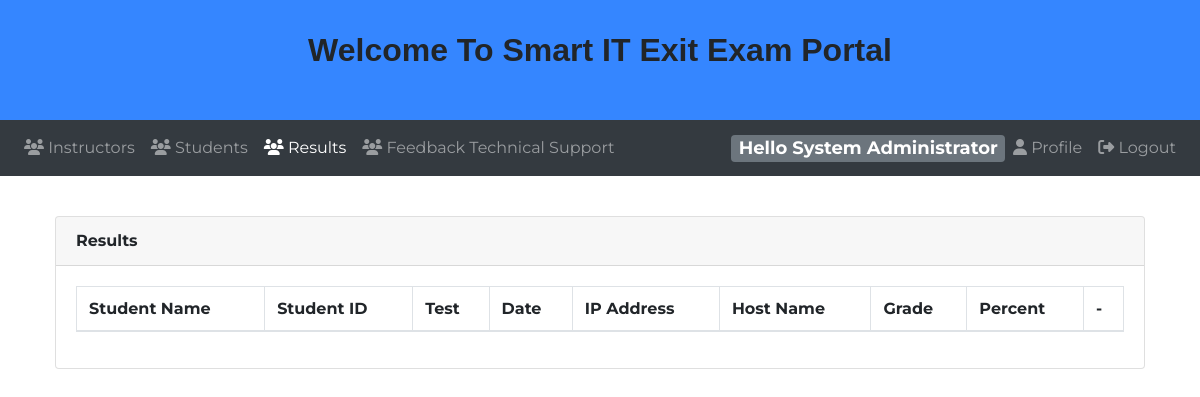
The app's page /instructor/?results (signed in), older data.
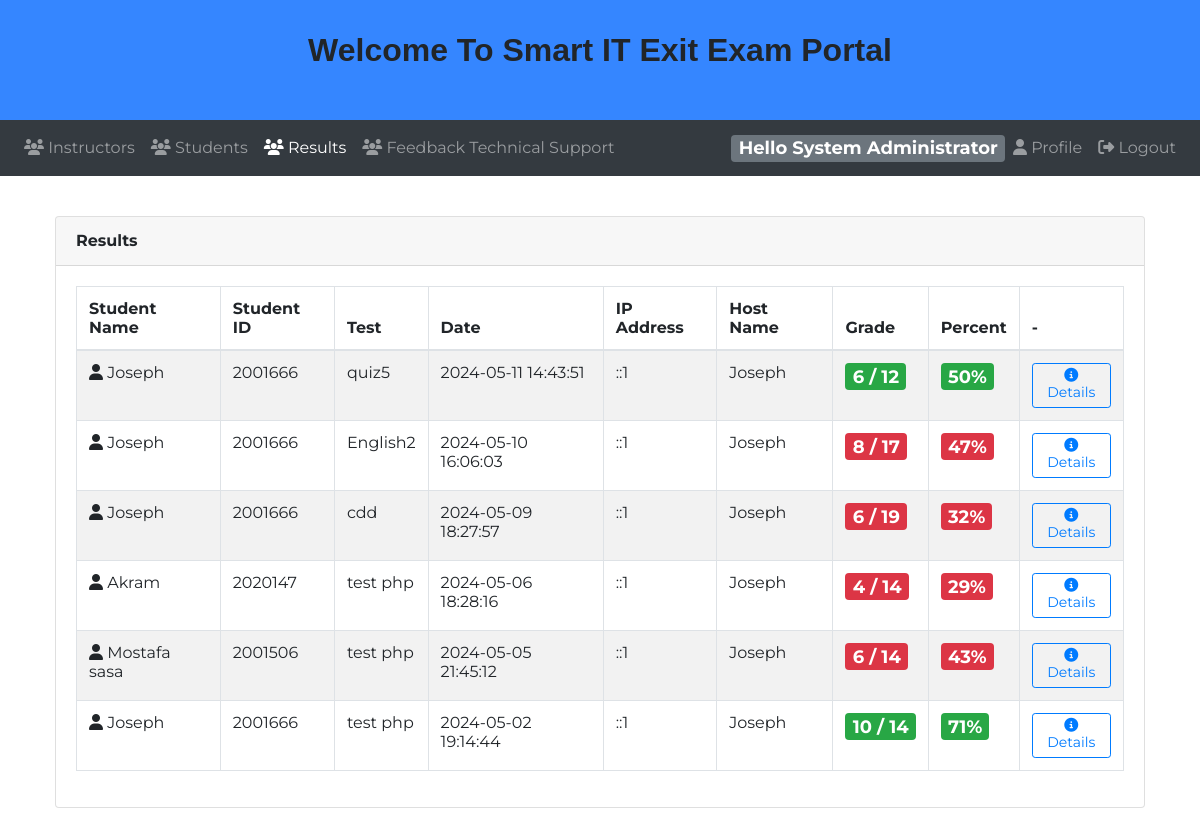
The same page, newer data.
### tables this page shows
CREATE TABLE `instructor` (
  `id` int(11) NOT NULL,
  `name` varchar(120) NOT NULL,
  `email` varchar(120) NOT NULL,
  `password` varchar(100) NOT NULL,
  `phone` varchar(13) NOT NULL,
  `password_token` varchar(100) DEFAULT NULL,
  `token_expire` timestamp NULL DEFAULT NULL,
  `suspended` int(11) NOT NULL DEFAULT 0,
  `isAdmin` tinyint(1) NOT NULL DEFAULT 0
);

CREATE TABLE `result` (
  `id` int(11) NOT NULL,
  `studentID` int(11) NOT NULL,
  `testID` int(11) NOT NULL,
  `groupID` int(11) DEFAULT NULL,
  `settingID` int(11) DEFAULT NULL,
  `startTime` timestamp NOT NULL DEFAULT current_timestamp(),
  `endTime` timestamp NULL DEFAULT NULL,
  `isTemp` tinyint(1) NOT NULL DEFAULT 1,
  `hostname` varchar(255) DEFAULT NULL,
  `ipaddr` varchar(15) DEFAULT NULL
);

CREATE TABLE `student` (
  `id` int(11) NOT NULL,
  `name` varchar(255) DEFAULT NULL,
  `email` varchar(255) DEFAULT NULL,
  `phone` varchar(255) DEFAULT NULL,
  `password` varchar(255) DEFAULT NULL,
  `password_token` varchar(100) DEFAULT NULL,
  `token_expire` timestamp NULL DEFAULT NULL,
  `suspended` tinyint(1) DEFAULT 0,
  `sessionID` varchar(100) DEFAULT NULL
);

CREATE TABLE `test` (
  `id` int(11) NOT NULL,
  `name` varchar(255) DEFAULT NULL,
  `courseID` int(11) DEFAULT NULL,
  `deleted` tinyint(1) DEFAULT 0,
  `instructorID` int(11) DEFAULT NULL
);

### instructor/app/model/dbh.class.php (called while the page is built)
<?php
class dbh {
  public $host = "localhost";
  public $username = "root";
  public $pwd = "";
  public $dbName = "o6u_onlineq";
  public function connect(){
    $conn = 'mysql:host=' . $this->host . ';dbname=' . $this->dbName;
    $pdo = new PDO($conn,$this->username,$this->pwd);
    return $pdo;
  }
}

### instructor/app/model/instructor.class.php (called while the page is built, shortened)
<?php
class instructor extends dbh{
  public function getByEmail($email)
   {
    $stmt = $this->connect()->prepare("SELECT id,name, password, email, phone, isAdmin FROM instructor where email = :email");
    $stmt->bindparam(":email",$email);
    $stmt->execute();
    $result=$stmt->fetchAll(PDO::FETCH_OBJ);
    return $result[0];
   }
}

### instructor/app/model/result.class.php (called while the page is built, shortened)
<?php
class result extends dbh{
    public function getAll(){
        if($_SESSION['mydata']->isAdmin){
          $stmt = $this->connect()->prepare("SELECT r.id,r.testID,t.name AS testName,s.name AS studentName,r.studentID,r.startTime,r.endTime,
                               (select name from student where id = r.studentID) AS student,ipaddr,hostname,
                                  getResultGrade(r.id) AS FinalGrade,
                                  getResultMaxGrade(r.id) TestDegree
                                   FROM result r
                                   INNER JOIN test t
                                      ON t.id = r.testID
                                   INNER JOIN student s
                                      ON s.id = r.studentID
                                   group by t.id, r.id
                                   order by r.endTime DESC;");
        }
          $stmt->execute();
          $result=$stmt->fetchAll(PDO::FETCH_OBJ);
          return $result;
    }
}

### instructor/app/view/results.php (the view, shortened to what this page needs)
<?php
require_once 'header.php';
require_once 'navbar.php';
$res = new result;
		if(isset($_GET['needsReview'])){
			$review = $res->questionsNeedsReview();
			?>
			<div class="col-md-12">
				<div class="card">
					<div class="card-header">
						<strong class="card-title">Essay Answers Needs Review</strong>
						<a href="?results" type="button" class="btn btn-outline-primary float-right mb-1"><i class="fa fa-arrow-left"></i> Return To Results</a>
					</div>
					<div class="card-body">
						<table id="bootstrap-data-table" class="table table-striped table-bordered">
							<thead>
								<tr>
									<th>Name</th>
									<th>Question</th>
									<th>Student Answer</th>
									<th>-</th>
									<th>-</th>
								</tr>
							</thead>
							<tbody>
								<?php foreach($review as $question){?>
									<tr>
										<td><i class="fa fa-user"></i>
											<?php echo $question->StudentName ?>
										</td>
										<td>
											<?php echo $question->question ?>
										</td>
										<td>
											<?php echo $question->textAnswer ?>
										</td>
										<td>
											<form action="app/controller/result.inc.php?action=approveAnswer" method="POST" class="text-center">
												<input type="hidden" class="form-control" name="ansID" value="<?php echo $question->id ?>">
												<div class="form-row align-items-center" style="min-width:250px">
											    <div class="col-8 my-1">
											      <div class="input-group">
											        <input type="number" class="form-control" name="points" placeholder="Max(<?php echo $question->points ?>) Points" max="<?php echo $question->points ?>" min="1">
											     </div>
											    </div>
											      <button type="submit" class="btn btn-success"><i class="fa fa-check"></i></button>
											  </div>
											</form>
										</td>
										<td><a href="app/controller/result.inc.php?action=rejectAnswer&id=<?php echo $question->id ?>" class="btn btn-danger"><i class="fa fa-close"></i>Reject Answer</a></td>
									</tr>
									<?php } ?>
							</tbody>
						</table>
					</div>
				</div>
			</div>
    <?php
		}else{
			$_admin = new admin;
			$_student = new student;
			$res = new result;
			if(isset($_GET['code'])){
				$results = $res->getAllByLink($_GET['code']);
			}elseif(isset($_GET['studentID']) and $_SESSION['mydata']->isAdmin){
				$results = $_admin->getStudentResults($_GET['studentID']);
			}elseif(isset($_GET['studentID']) and !$_SESSION['mydata']->isAdmin){
				$results = $_student->getStudentResults($_GET['studentID']);
			}elseif(isset($_GET['testID']) and !$_SESSION['mydata']->isAdmin){
				$results = $res->getTestResults($_GET['testID']);
			}elseif(isset($_GET['groupID']) and !$_SESSION['mydata']->isAdmin){
				$results = $res->getGroupResults($_GET['groupID']);
			}else{
				$results = $res->getAll();
			} ?>
        <div class="col-md-12">
          <div class="card">
            <div class="card-header">
              <strong class="card-title"><?php echo ((isset($_GET['studentID']) && $results)?('Student ['. $results[0]->studentName) . ']':(isset($_GET['code'])?('Code ' . $_GET['code']):'')) ?> Results</strong>
						</div>
            <div class="card-body">
              <table id="ResultsTable" class="table table-striped table-bordered">
                <thead>
                  <tr>
                    <th>Student Name</th>
                    <th>Student ID</th>
                    <th>Test</th>
                    <th>Date</th>
                    <th>IP Address</th>
                    <th>Host Name</th>
                    <th>Grade</th>
                    <th>Percent</th>
                    <th>-</th>
                  </tr>
                </thead>
                <tbody>
            <?php foreach($results as $result){
									$percent = round(($result->TestDegree != 0)?(($result->FinalGrade / $result->TestDegree) * 100):0);
						?>
                    <tr>
                      <td><i class="fa fa-user"></i>
                        <?php echo $result->studentName ?>
                      </td>
                      <td>
                        <?php echo $result->studentID ?>
                      </td>
                      <td>
                        <?php echo $result->testName ?>
                      </td>
                      <td>
                        <?php echo $result->endTime ?>
                      </td>
                      <td>
                        <?php echo $result->ipaddr ?>
                      </td>
                      <td>
                        <?php echo $result->hostname ?>
                      </td>
                      <td><span class="badge badge-<?php echo (($percent < 50) ? 'danger':'success') ?>"><?php echo $result->FinalGrade . ' / ' . $result->TestDegree ?></span></td>
                      <td>
                        <?php echo (($percent < 50) ? ('<span class="badge badge-danger">' . $percent . '%') : ('<span class="badge badge-success">' . $percent . '%')) ?>
                      </td>
                      <td><a href="?results&id=<?php echo $result->id ?>" class="btn btn-outline-primary btn-sm"><i class="fa fa-info-circle"></i>Details</a></td>
                    </tr>
                    <?php } ?>
                </tbody>
              </table>
            </div>
          </div>
        </div>
        <?php } ?>
          <?php
require_once 'footer.php';
?>

### instructor/index.php (shortened to what this page needs)
<?php
$inst = new instructor();
if (isset($_SESSION['mydata']) and !$_SESSION['mydata']->isAdmin and $inst->checkAccount($_SESSION['mydata']->id)) {
    if (isset($_GET['questions'])) {
        require_once 'app/view/questions.php';
    } elseif (isset($_GET['tests'])) {
        require_once 'app/view/tests.php';
    } elseif (isset($_GET['groups'])) {
        require_once 'app/view/groups.php';
    } elseif (isset($_GET['courses'])) {
        require_once 'app/view/courses.php';
    } elseif (isset($_GET['users'])) {
        require_once 'app/view/users.php';
    } elseif (isset($_GET['results'])) {
        require_once 'app/view/results.php';
    } elseif (isset($_GET['profile'])) {
        require_once 'app/view/profile.php';
    } elseif (isset($_GET['assign'])) {
        require_once 'app/view/assign.php';
    } elseif (isset($_GET['students'])) {
        require_once 'app/view/students.php';
    } elseif (isset($_GET['Statistics'])) {
        require_once 'app/view/Statistics.php';
    } elseif (isset($_GET['feedback.php'])) {
        require_once ' \online-exam-system-master\student\app\view\feedback.php';
    } elseif (isset($_GET['ViewFeedbackAdmin.php'])) {
        require_once ' \online-exam-system-master\ContactSupport\ViewFeedbackAdmin.php';
    } elseif (isset($_GET['logout'])) {
      unset($_SESSION['mydata']);
      header("Location: ../index.php");
        require_once 'app/view/login.php';
    } else {
        require_once 'app/view/courses.php';
    }
}elseif (isset($_SESSION['mydata']) and $_SESSION['mydata']->isAdmin) {
  if (isset($_GET['students'])) {
      require_once 'app/view/admin_students.php';
  } elseif (isset($_GET['results'])) {
      require_once 'app/view/results.php';
  } elseif (isset($_GET['profile'])) {
      require_once 'app/view/profile.php';
  } elseif (isset($_GET['logout'])) {
    unset($_SESSION['mydata']);
    header("Location: ../index.php");
      require_once 'app/view/login.php';
  } else {
      require_once 'app/view/admin_instructors.php';
  }
}

### instructor/app/view/header.php (shortened to what this page needs)
<html>
<head>
		<link rel="stylesheet" href="../style/css/icheck-bootstrap.min.css">
		<link rel="stylesheet" type="text/css" href="https://stackpath.bootstrapcdn.com/bootstrap/4.4.1/css/bootstrap.min.css" rel="stylesheet">
		<link rel="stylesheet" type="text/css" href="https://cdn.datatables.net/v/dt/dt-1.10.20/b-1.6.1/b-flash-1.6.1/b-html5-1.6.1/b-print-1.6.1/r-2.2.3/sl-1.3.1/datatables.min.css"/>
	  <link rel="stylesheet" href="https://cdnjs.cloudflare.com/ajax/libs/tempusdominus-bootstrap-4/5.0.0-alpha14/css/tempusdominus-bootstrap-4.min.css" />
		<link rel="stylesheet" type="text/css" href="style/css/summernote-lite.min.css">
		<link rel="stylesheet" type="text/css" href="style/css/instructor.css">
		<link rel="stylesheet" type="text/css" href="style/css/percent.css" />
</head>
<body style="min-width:700px">
<section>
  <div class='air air1'></div>
  <div class="Welcome">Welcome To Smart IT Exit Exam Portal</div>
</section>

### instructor/app/view/navbar.php (shortened to what this page needs)
<?php
$obj = new instructor();
$usr = $obj->getByEmail($_SESSION['mydata']->email);
?>
<body>
  <nav class="navbar navbar-icon-top navbar-expand-lg navbar-dark bg-dark">
    <div class="collapse navbar-collapse" id="navbarSupportedContent">
      <ul class="navbar-nav mr-auto">
        <?php
          if($_SESSION['mydata']->isAdmin){ ?>
            <li class="nav-item <?php echo (isset($_GET['instructors'])?'active':'') ?>">
              <a class="nav-link" href="?instructors">
                <i class="fa fa-group"></i>
                Instructors
              </a>
            </li>
            <li class="nav-item <?php echo (isset($_GET['students'])?'active':'') ?>">
              <a class="nav-link" href="?students">
                <i class="fa fa-group"></i>
                Students
              </a>
            </li>
            <li class="nav-item <?php echo (isset($_GET['results'])?'active':'') ?>">
              <a class="nav-link" href="?results">
                <i class="fa fa-group"></i>
                Results
              </a>
            </li>
            <li class="nav-item <?php echo (isset($_GET['ViewFeedbackAdmin.php'])?'active':'') ?>">
              <a class="nav-link" href=\online-exam-system-master\ContactSupport\ViewFeedbackAdmin.php ">
                <i class="fa fa-group"></i>
                Feedback Technical Support
              </a>
            </li>
<?php } ?>
      </ul>
      <span class="badge badge-secondary">Hello <?php echo $_SESSION['mydata']->name ?></span>
      <ul class="navbar-nav ">
        <li class="nav-item">
          <a class="nav-link" href="?profile">
            <i class="fa fa-user"></i>
            Profile
          </a>
        </li>
        <li class="nav-item">
          <a class="nav-link" href="?logout">
            <i class="fa fa-sign-out"></i>
            Logout
          </a>
        </li>
      </ul>
    </div>
  </nav>

### instructor/app/view/footer.php (shortened to what this page needs)
</body>
</body>
</html>

### instructor/style/css/instructor.css (style rules this page uses)
body { font-family: 'Montserrat',sans-serif ; min-width: 600px; }
a { cursor: pointer; text-decoration: none; }
.badge { font-size:18; }
.card { margin: 40px; }

### instructor/app/view/header.php (style rules this page uses)
* { margin: 0; padding: 0; }
body { overflow-x: hidden; }
.Welcome { display: flex; justify-content: center; animation: slide 40s infinite; font-size: xx-large; margin-top: 1rem; padding: 10px; position: relative; z-index: 1001; font-weight: bolder; font-family: sans-serif; }
section { position: relative; width: 100%; height: 15vh; background: #3586ff; overflow: hidden; }
section .air { position: absolute; bottom: 0; left: 0; width: 100%; height: 100px; background: url(https://1.bp.blogspot.com/-xQUc-TovqDk/XdxogmMqIRI/AAAAAAAACvI/AizpnE509UMGBcTiLJ58BC6iViPYGYQfQCLcBGAsYHQ/s1600/wave.png); background-size: 1000px; }
section .air.air1 { animation: wave 30s linear infinite; z-index: 1000; opacity: 1; animation-delay: 0s; bottom: 0; }

Row changes from the older to the newer data that the page shows:
added result: studentID.name "Joseph", studentID "2001666", testID.name "quiz5", endTime "2024-05-11 14:43:51", ipaddr "::1", hostname "Joseph", FinalGrade "6", TestDegree "12", percent "50"
added result: studentID.name "Joseph", studentID "2001666", testID.name "English2", endTime "2024-05-10 16:06:03", ipaddr "::1", hostname "Joseph", FinalGrade "8", TestDegree "17", percent "47"
added result: studentID.name "Joseph", studentID "2001666", testID.name "cdd", endTime "2024-05-09 18:27:57", ipaddr "::1", hostname "Joseph", FinalGrade "6", TestDegree "19", percent "32"
added result: studentID.name "Akram", studentID "2020147", testID.name "test php", endTime "2024-05-06 18:28:16", ipaddr "::1", hostname "Joseph", FinalGrade "4", TestDegree "14", percent "29"
added result: studentID.name "Mostafa sasa", studentID "2001506", testID.name "test php", endTime "2024-05-05 21:45:12", ipaddr "::1", hostname "Joseph", FinalGrade "6", TestDegree "14", percent "43"
added result: studentID.name "Joseph", studentID "2001666", testID.name "test php", endTime "2024-05-02 19:14:44", ipaddr "::1", hostname "Joseph", FinalGrade "10", TestDegree "14", percent "71"
